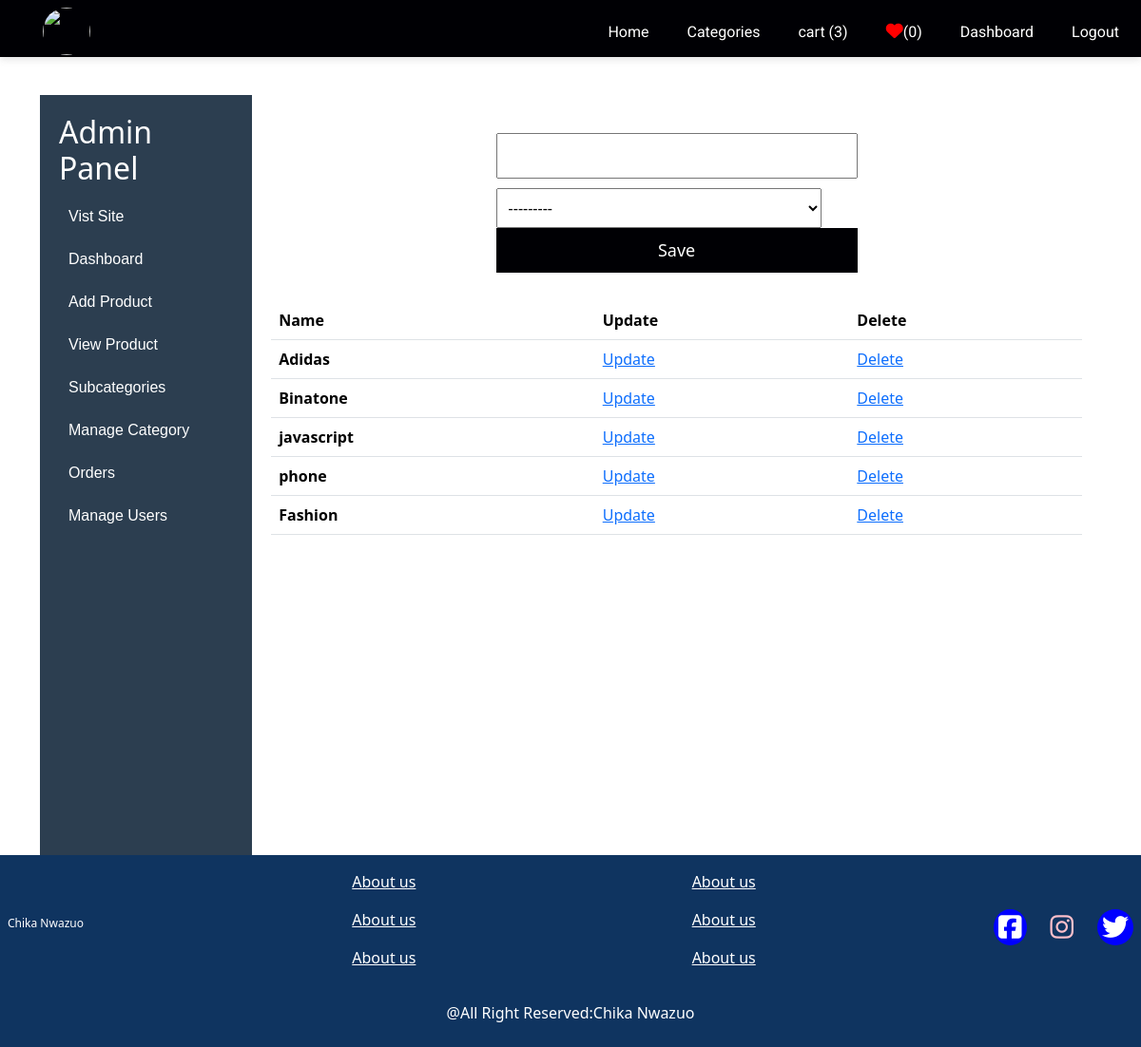
Page /adminapp/viewsubcategory/ (signed in) on the earlier database version.
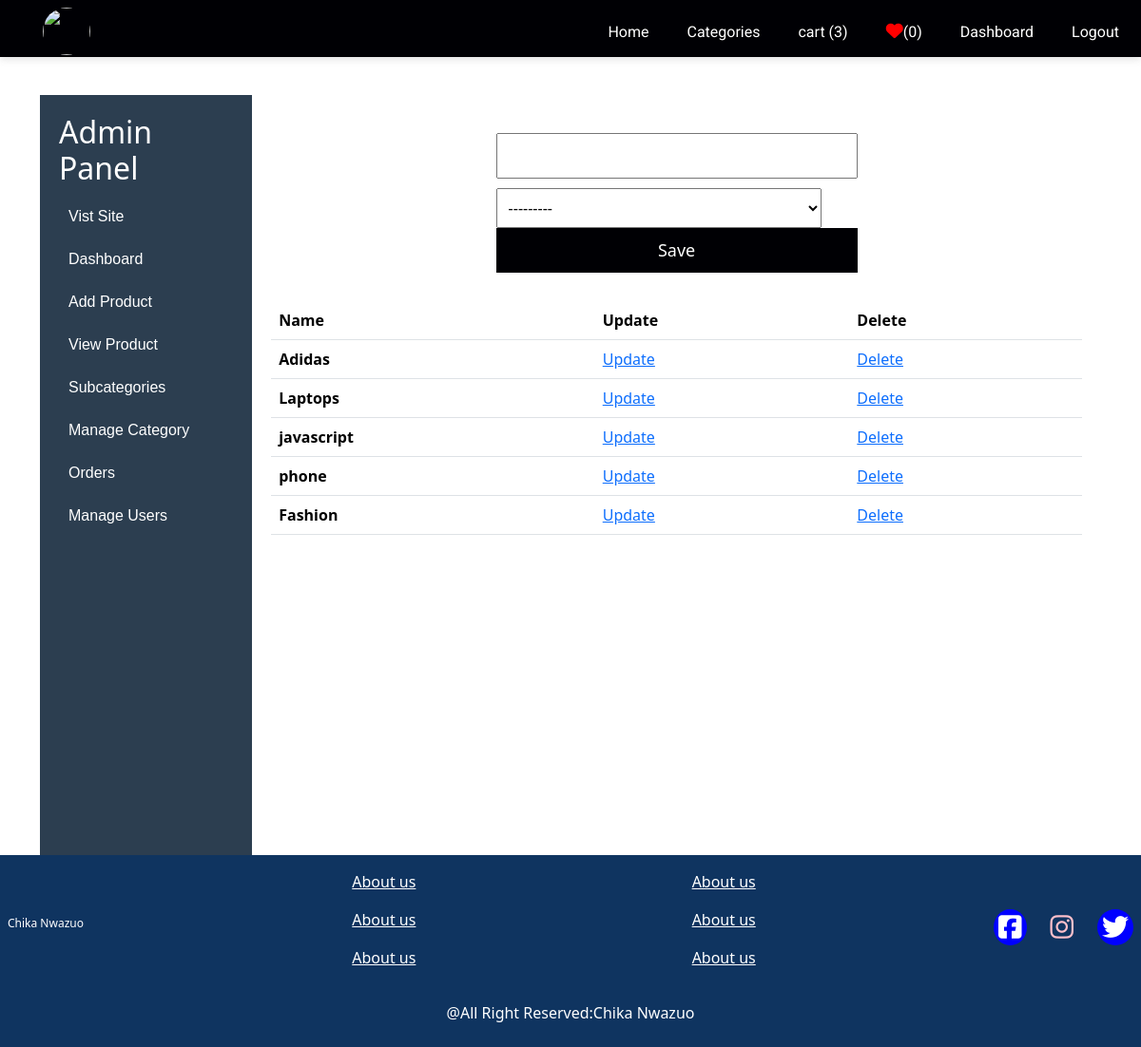
Same page on the later database version.
### adminapp/models.py (models this page shows, shortened)
class Subcategory(models.Model):
        category_id=models.ForeignKey(Category,related_name='categories',on_delete=models.CASCADE)
        subname=models.CharField(max_length=200,unique=True)

### adminapp/views.py (the view, shortened to what this page needs)
# urls.py: path("viewsubcategory/",views.subcategory.as_view(), name='viewsubcategory'),
class subcategory(View):
    def get(self,request):
        if not request.user.is_superuser:
            return redirect(request.META.get('HTTP_REFERER','/'))
        subform=SubcatsForm()
        getsubcategory=Subcategory.objects.all()
        context={"subcat":getsubcategory,'subform':subform}
        return render(request,'pages/viewsubcategory.html',context)

### adminapp/forms.py
class SubcatsForm(forms.ModelForm):
	class Meta:
		model=Subcategory
		fields=('subname','category_id')
		subname=forms.CharField(widget=forms.TextInput(attrs={'placeholder':'Subcategory name'}))
		category_id=forms.CharField(widget=forms.Select())

### adminapp/analaystics.py (called while the page is built)
def analaytics(request):
    number_of_p= Product.objects.count()
    users=User.objects.count()
    product_selling_total= Product.objects.aggregate(price=Sum('price'))['price'] or 0
    product_bought_total= Product.objects.aggregate(bought_price=Sum('bought_price'))['bought_price'] or 0
    total_order= PaymentRecord.objects.aggregate(total_amount=Sum('total_amount'))['total_amount'] or 0
    profit=product_bought_total - product_selling_total
    return{'number_of_p':number_of_p,'users':users,"product_selling_total":product_selling_total,"profit":profit,'product_bought_total':product_bought_total}

### adminapp/models.py (called while the page is built)
    def __str__(self):
        return self.name

### adminapp/templates/pages/viewsubcategory.html (shortened to what this page needs)
{% extends 'layout/based.html' %}
{% block content %}
<div class="adminpage_Settings">
  {% include 'adminlayout/adminsidebar.html' %}
  <div class="admin_container">
    <form action="" method="post">
	{{subform.subname}}
	{{subform.category_id}}
	<button type="submit">Save</button>
</form>
<table class="table">
  <thead>
    <tr>
      <th scope="col">Name</th>
      <th scope="col">Update</th>
      <th scope="col">Delete</th>
    </tr>
  </thead>
  <tbody>
    {% for subcat in subcat %}
    <tr>
      <th scope="row">{{subcat.subname}}</th>
      <td><a href="{% url 'adminapp:updatesubcategory' subcat.id %}">Update</a></td>
       <td><a href="{% url 'adminapp:deletesubcategory' subcat.id %}">Delete</a></td>
    </tr>
    {% endfor %}
  </tbody>
</table>
</div>
</div>
{% endblock %}

Differences in the rows shown:
changed Subcategory: subname "Binatone" → "Laptops"
